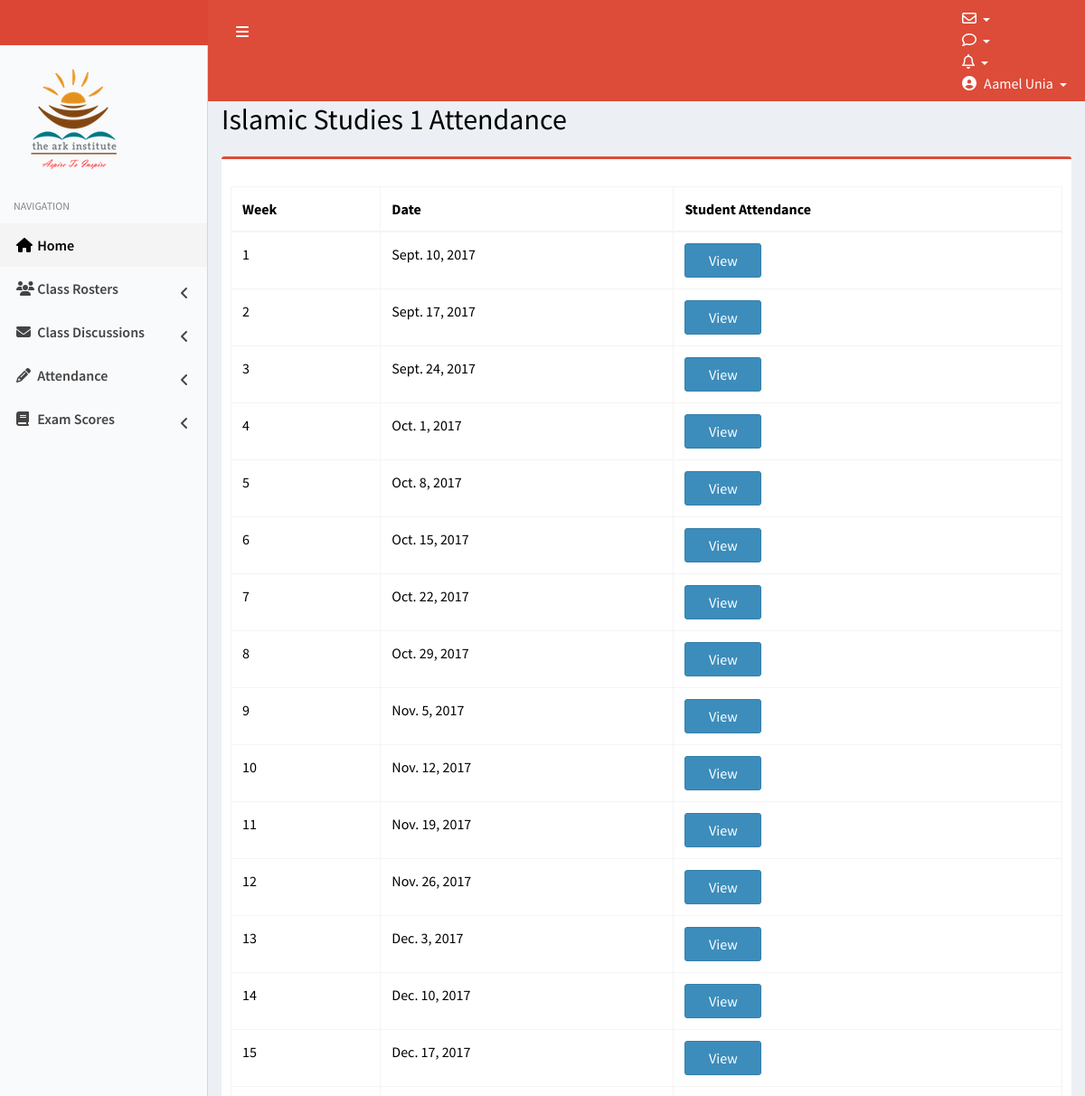
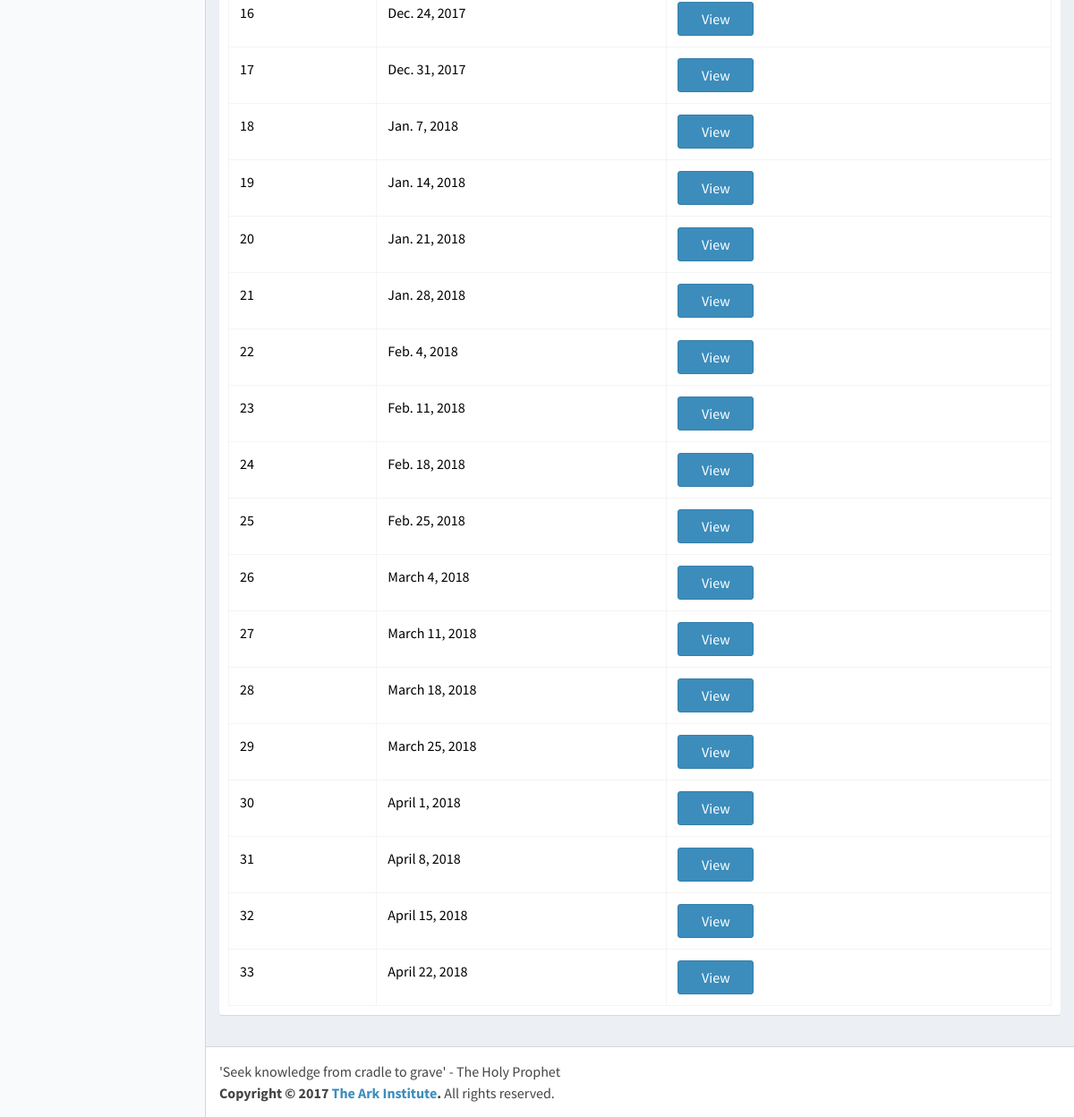
The page /administrator/islamic-studies-class-attendance/1/ (signed in) on the database its author committed (2 pictures, top to bottom).
### profiles/models.py (models this page shows, shortened)
class SchoolWeek(models.Model):
	week_number = models.PositiveSmallIntegerField()
	date = models.DateField()
	class Meta:
		unique_together = ('week_number','date')

### administrator/views.py (the view)
# urls.py: url(r'^islamic-studies-class-attendance/(?P<level>([1-9]|10))/$', IslamicStudiesClassWeeksList.as_view(),name='islamic_studies_weeks_list'),
class IslamicStudiesClassWeeksList(LoginRequiredMixin,PermissionRequiredMixin,ListView):
	model = SchoolWeek
	template_name = 'administrator/islamicstudiesclassweekslist.html'
	def get_context_data(self,*args,**kwargs):
		context = super(IslamicStudiesClassWeeksList,self).get_context_data(*args,**kwargs)
		class_level = self.kwargs.get('level')
		context['class_level'] = class_level
		return context
	def has_permission(self):
		return self.request.user.is_staff

### templates/administrator/islamicstudiesclassweekslist.html (shortened to what this page needs)
{% extends "dashboardbase.html" %}
{% block title %}
<div class="text-center">
    <h2>
    Islamic Studies {{class_level}} Attendance
  </h2>
</div>
{% endblock  %}
{% block maincontent %}
    <div class="row">
        <div class="col-xs-12">
          <div class="box box-danger">
            <div class="box-header">
            </div>
            <div class="box-body">
              <table id="example2" class="table table-bordered table-hover">
                <thead>
                <tr>
                  <th>Week</th>
                  <th>Date</th>
                  <th>Student Attendance</th>
                </tr>
                </thead>
                <tbody>
                {% for week in object_list  %}
                  <tr>
                    <td>{{week.week_number}}</td>
                    <td>{{week.date}}</td>
                    <td><a href="{% url 'administrator:islamic_studies_week_attendance' level=class_level week=week.week_number %}" class="btn btn-primary">View</a></td>
                  </tr>
                {% endfor %}
                </tbody>
              </table>
            </div>
          </div>
        </div>
      </div>
{% endblock  %}

### templates/topnav.html (shortened to what this page needs)
<!DOCTYPE html>
{% load static %}
<html>
<head>
</head>
<body>
    <a href="{% url 'dashboard' %}" class="logo">
     <img src="{% static "logowhite.png" %}">
    </a>
    <nav class="navbar navbar-static-top" role="navigation">
      <a href="#" class="sidebar-toggle" data-toggle="push-menu" role="button">
      </a>
      <div class="navbar-custom-menu">
        <ul class="nav navbar-nav">
          <li class="dropdown messages-menu">
            <a href="#" class="dropdown-toggle" data-toggle="dropdown">
              <i class="fa fa-envelope-o"></i>
            </a>
          </li>
          <li class="dropdown notifications-menu">
            <a href="#" class="dropdown-toggle" data-toggle="dropdown">
              <i class="fa fa-comment-o"></i>
            </a>
          </li>
       <li class="dropdown notifications-menu">
            <a href="#" class="dropdown-toggle" data-toggle="dropdown">
              <i class="fa fa-bell-o"></i>
             </a>
         </li>
          <li class="dropdown user user-menu">
            <a href="#" class="dropdown-toggle" data-toggle="dropdown">
              <i class="fa fa-user-circle"></i>
              <span class="hidden-xs">{{request.user.first_name}} {{request.user.last_name}}</span>
            </a>
          </li>
        </ul>
      </div>
    </nav>
</body>
</html>

### rows shown on the page
SchoolWeek: week_number "1", date "Sept. 10, 2017"
SchoolWeek: week_number "2", date "Sept. 17, 2017"
SchoolWeek: week_number "3", date "Sept. 24, 2017"
SchoolWeek: week_number "4", date "Oct. 1, 2017"
SchoolWeek: week_number "5", date "Oct. 8, 2017"
SchoolWeek: week_number "6", date "Oct. 15, 2017"
SchoolWeek: week_number "7", date "Oct. 22, 2017"
SchoolWeek: week_number "8", date "Oct. 29, 2017"
SchoolWeek: week_number "9", date "Nov. 5, 2017"
SchoolWeek: week_number "10", date "Nov. 12, 2017"
SchoolWeek: week_number "11", date "Nov. 19, 2017"
SchoolWeek: week_number "12", date "Nov. 26, 2017"
SchoolWeek: week_number "13", date "Dec. 3, 2017"
SchoolWeek: week_number "14", date "Dec. 10, 2017"
SchoolWeek: week_number "15", date "Dec. 17, 2017"
SchoolWeek: week_number "16", date "Dec. 24, 2017"
SchoolWeek: week_number "17", date "Dec. 31, 2017"
SchoolWeek: week_number "18", date "Jan. 7, 2018"
SchoolWeek: week_number "19", date "Jan. 14, 2018"
SchoolWeek: week_number "20", date "Jan. 21, 2018"
SchoolWeek: week_number "21", date "Jan. 28, 2018"
SchoolWeek: week_number "22", date "Feb. 4, 2018"
SchoolWeek: week_number "23", date "Feb. 11, 2018"
SchoolWeek: week_number "24", date "Feb. 18, 2018"
SchoolWeek: week_number "25", date "Feb. 25, 2018"
SchoolWeek: week_number "26", date "March 4, 2018"
SchoolWeek: week_number "27", date "March 11, 2018"
SchoolWeek: week_number "28", date "March 18, 2018"
SchoolWeek: week_number "29", date "March 25, 2018"
SchoolWeek: week_number "30", date "April 1, 2018"
SchoolWeek: week_number "31", date "April 8, 2018"
SchoolWeek: week_number "32", date "April 15, 2018"
SchoolWeek: week_number "33", date "April 22, 2018"

### other values the page prints
{{ request.user.first_name }} "Aamel"
{{ request.user.last_name }} "Unia"
{{ class_level }} "1"
